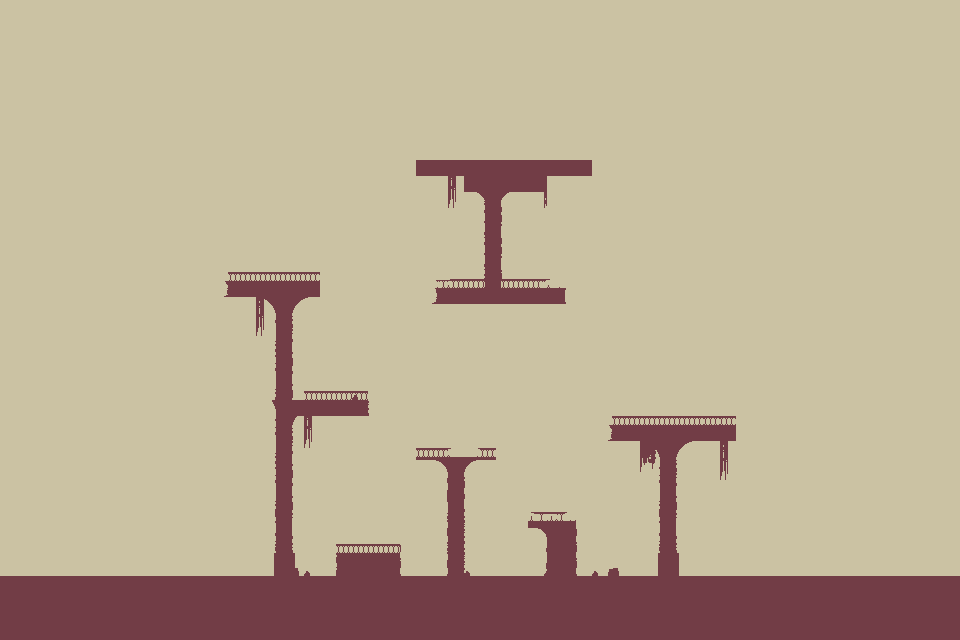

This game map was drawn from its Tiled (.tmx) file and the tilesets committed beside it. A one-line description and the trimmed map source follow:
An orthogonal 60x40 tile map with 16x16 px tiles, 3 tile layers (Tile Layer 1, Tile Layer 2, Tile Layer 3), 14 tilesets.

<map version="1.5" tiledversion="1.6.0" orientation="orthogonal" renderorder="right-down" width="60" height="40" tilewidth="16" tileheight="16" infinite="0" backgroundcolor="#cbc2a3" nextlayerid="4" nextobjectid="1">
 <tileset firstgid="1" name="Ground01" tilewidth="16" tileheight="16" tilecount="90" columns="30">
  <image source="../boss_img/level2/Pixel Art Side Scroller 6/Enviro/Grounds/Ground01.png" width="480" height="57" />
 </tileset>
 <tileset firstgid="91" name="Ground02" tilewidth="16" tileheight="16" tilecount="60" columns="30">
  <image source="../boss_img/level2/Pixel Art Side Scroller 6/Enviro/Grounds/Ground02.png" width="480" height="46" />
 </tileset>
 <tileset firstgid="151" name="Platform02" tilewidth="16" tileheight="16" tilecount="24" columns="4">
  <image source="../boss_img/level2/Pixel Art Side Scroller 6/Enviro/Platforms/Platform02.png" width="76" height="99" />
 </tileset>
 <tileset firstgid="175" name="Platform05" tilewidth="16" tileheight="16" tilecount="60" columns="6">
  <image source="../boss_img/level2/Pixel Art Side Scroller 6/Enviro/Platforms/Platform05.png" width="109" height="169" />
 </tileset>
 <tileset firstgid="235" name="Platform06" tilewidth="16" tileheight="16" tilecount="40" columns="8">
  <image source="../boss_img/level2/Pixel Art Side Scroller 6/Enviro/Platforms/Platform06.png" width="134" height="80" />
 </tileset>
 <tileset firstgid="275" name="Platform04" tilewidth="16" tileheight="16" tilecount="8" columns="4">
  <image source="../boss_img/level2/Pixel Art Side Scroller 6/Enviro/Platforms/Platform04.png" width="66" height="41" />
 </tileset>
 <tileset firstgid="283" name="Platform03" tilewidth="16" tileheight="16" tilecount="25" columns="5">
  <image source="../boss_img/level2/Pixel Art Side Scroller 6/Enviro/Platforms/Platform03.png" width="82" height="90" />
 </tileset>
 <tileset firstgid="308" name="Platform01" tilewidth="16" tileheight="16" tilecount="12" columns="3">
  <image source="../boss_img/level2/Pixel Art Side Scroller 6/Enviro/Platforms/Platform01.png" width="57" height="73" />
 </tileset>
 <tileset firstgid="320" name="Flag03" tilewidth="16" tileheight="16" tilecount="5" columns="1">
  <image source="../boss_img/level2/Pixel Art Side Scroller 6/Enviro/Flags/Flag03.png" width="18" height="80" />
 </tileset>
 <tileset firstgid="325" name="Flag04" tilewidth="8" tileheight="16" tilecount="5" columns="1">
  <image source="../boss_img/level2/Pixel Art Side Scroller 6/Enviro/Flags/Flag04.png" width="8" height="88" />
 </tileset>
 <tileset firstgid="330" name="Flag05" tilewidth="6" tileheight="16" tilecount="2" columns="1">
  <image source="../boss_img/level2/Pixel Art Side Scroller 6/Enviro/Flags/Flag05.png" width="6" height="41" />
 </tileset>
 <tileset firstgid="332" name="Flag02" tilewidth="3" tileheight="16" tilecount="2" columns="1">
  <image source="../boss_img/level2/Pixel Art Side Scroller 6/Enviro/Flags/Flag02.png" width="3" height="32" />
 </tileset>
 <tileset firstgid="334" name="Rock01" tilewidth="11" tileheight="8" tilecount="1" columns="1">
  <image source="../boss_img/level2/Pixel Art Side Scroller 6/Enviro/Rocks/Rock01.png" width="11" height="8" />
 </tileset>
 <tileset firstgid="335" name="Rock02" tilewidth="6" tileheight="5" tilecount="1" columns="1">
  <image source="../boss_img/level2/Pixel Art Side Scroller 6/Enviro/Rocks/Rock02.png" width="6" height="5" />
 </tileset>
 <layer id="1" name="Tile Layer 1" width="60" height="40" locked="1">
  <data>[2400 cells, 240 non-empty, 60 distinct tile ids]</data>
 </layer>
 <layer id="2" name="Tile Layer 2" width="60" height="40" locked="1">
  <data>[2400 cells, 276 non-empty, 165 distinct tile ids]</data>
 </layer>
 <layer id="3" name="Tile Layer 3" width="60" height="40" locked="1">
  <data>[2400 cells, 25 non-empty, 11 distinct tile ids]</data>
 </layer>
</map>
